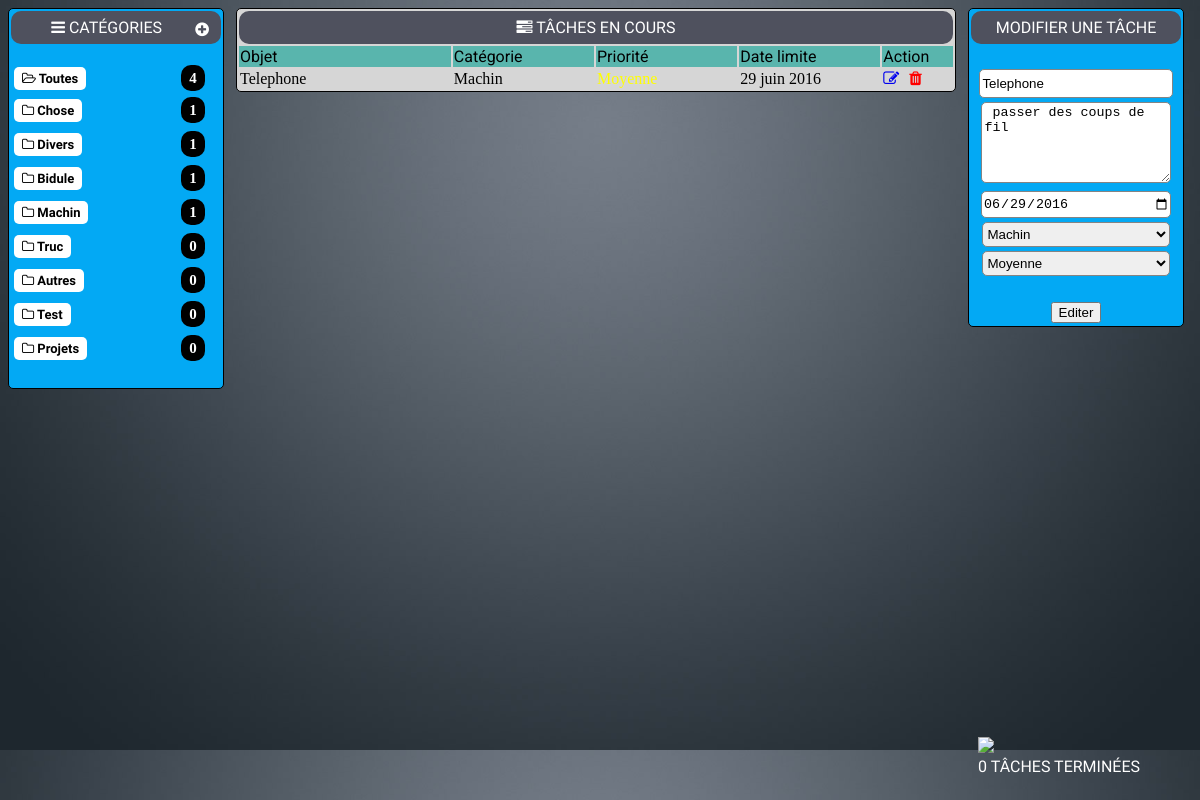
/index.php?cat=5&id=7, run on the app's committed database.
### tables this page shows
CREATE TABLE `categories` (
  `id` int(11) NOT NULL,
  `categorie` varchar(50) NOT NULL
);

CREATE TABLE `taches` (
  `id` int(11) NOT NULL,
  `titre` varchar(255) NOT NULL,
  `etat` varchar(50) NOT NULL,
  `date` date NOT NULL,
  `id_categories` int(11) NOT NULL,
  `description` text
);

### editer.php (the view, shortened to what this page needs)
<?php
include('config.php');
$id = $_GET["id"];
$sql = $mysqli->query("SELECT * FROM taches where id = '$id'")->fetch_object();
?>
<table class="right">
    <tr>
        <td class="titre" colspan="2">Modifier une tâche</td>
    </tr>
    <tr>
        <td>&nbsp;</td>
    </tr>
    <tr>
        <td>
            <form action="edit_task.php" method="GET">
                <input class="textbox" style="width:90%;" required type="text" placeholder="" name="task"
                       value="<?php echo $sql->titre; ?>">
    <tr>
        <td style="width:90%;">​<textarea class="textboxx" required type="text" placeholder="Description" rows="3"
                                          name="description"><?php echo $sql->description; ?> </textarea></td>
    </tr>
    </td></tr>
    <tr>
        <td><input class="textbox" style="width:90%;" required type="date" placeholder="" name="date"
                   value="<?php echo $sql->date; ?>"></td>
    </tr>
    <tr>
        <td>
            <select class="textbox" style="width:90%;" name="cat" required>
                <?php
                $categories = $mysqli->query('SELECT id,categorie FROM categories');
                while ($cat = $categories->fetch_object()) { ?>
                    <option value="<?= $cat->id ?>"
                        <?php if ($cat->id == $sql->id_categories) {
                            echo 'selected';
                        } ?>
                    >
                        <?= $cat->categorie ?>
                    </option>
                <?php } ?>
            </select>
        </td>
    </tr>
    <tr>
        <td>
            <select class="textbox" style="width:90%;" name="priority" required>
                <option value="Moyenne" <?php if ($sql->etat == "Moyenne") {
                    echo 'selected';
                } ?>>Moyenne
                </option>
            </select>
        </td>
    </tr>
    <tr>
        <td>&nbsp;</td>
    </tr>
    <tr>
        <td class="valider" colspan="2"><input name="Valider" value="Editer" type="submit"/></td>
    </tr>
</table>

### cat.php (shortened to what this page needs)
<?php
$countalle = $mysqli->query('
SELECT
COUNT(*) as countall
FROM taches');
$countall = $countalle->fetch_object();
?>
<table class="left">
<tr><td id="cat" class="titre" colspan="2" onclick="cacher();"><i class="fa fa-bars" aria-hidden="true"></i> Catégories <i class="fa fa-plus-circle plusss" aria-hidden="true"></i></td></tr>
    <tr><td >&nbsp;</td></tr>
    <tr><td class=""><a href="index.php"><span class="dossier"><i class="fa fa-folder-open-o" aria-hidden="true"></i> Toutes</span></a></td><td class="compteur"><span class="count"><?= $countall->countall ?></span></td></tr>
    <tr><td >
    <?php
    $categories = $mysqli->query('
SELECT c.id, c.categorie,
COUNT(t.id_categories) as count
FROM categories c
LEFT JOIN taches t
ON c.id = t.id_categories
GROUP BY c.categorie
ORDER BY count DESC');
    while ($cat = $categories->fetch_object()) {
        echo '<tr><td height="30px"><a href="index.php?cat='.$cat->id.'"><span class="dossier"><i class="fa fa-folder-o" aria-hidden="true"></i> '.$cat->categorie.'</span></a></td><td class="compteur"><span class="count">'.$cat->count.'</span></td></tr>';
    }
    ?>
            </td></tr><tr><td>&nbsp;</td></tr></table>
<?php
$result = $mysqli->query("SELECT COUNT(*) FROM corbeille");
$row_cnt = mysqli_fetch_row($result);
?>
<div class="trash" onclick="location.href='index.php?trashbin=view';">
    <img class="trash-img" src="img/trash.png">
    <div class="counttrash"><?= $row_cnt[0]; ?> Tâches terminées</div>
</div>

### liste.php (shortened to what this page needs)
<table class="center">
    <tr>
        <td colspan=5 class="titre"><i class="fa fa-tasks" aria-hidden="true"></i> Tâches en cours</td>
    </tr>
    <tr class="desctable">
        <td width=20%>Objet</td>
        <td width=20%>Catégorie</td>
        <td width=20%>Priorité</td>
        <td width=20%>Date limite</td>
        <td colspan="2">Action</td>
    </tr>
    <?php
    if (isset($_GET['cat'])) {
        $categ = $_GET['cat'];
        $tasklist = $mysqli->query("
SELECT * ,DATE_FORMAT(t.date, \"%d %M %Y\") AS formatted_date
, t.id as lid
 FROM taches t
JOIN categories c
ON t.id_categories = c.id
where id_categories = '$categ' ORDER BY DATE, etat DESC ");
        while ($list = $tasklist->fetch_object()) {
            echo '<tr><td width=30% class="tooltip" onmouseover="tooltip.pop(this, `' . $list->description . '`)" >' . $list->titre . '</td><td width=20% >' . $list->categorie . '</td><td class="' . $list->etat . '" width=20%>' . $list->etat . '</td><td width=20%>' . $list->formatted_date . '</td><td><a href="index.php?cat=' . $categ . '&id=' . $list->lid . '"><i class="fa fa-pencil-square-o"></i></a><a href="totrashbin.php?id=' . $list->lid . '"><i class="fa fa-trash red" aria-hidden="true"></i></a></td></tr>';
        }
    }
    ?>
</table>

### css/styles.css (style rules this page uses)
.right { float: left; background-color: #03A9F4; border-radius: 5px; border: 1px solid black; margin-left: 1vw; width: 18vw; text-align: center; }
.left { float: left; background-color: #03A9F4; border-radius: 5px; border: 1px solid black; width: 18vw; }
.center { float: left; background-color: #D6D6D6; margin-left: 1vw; width: 60vw; border-radius: 5px; border: 1px solid black; }
.titre { background-color: #4F515E; color: white; padding: 7px; text-align: center; border-radius: 10px; text-transform: uppercase; font-family: 'Passion One', cursive; }
.valider { text-align: center; }
a { text-decoration: none; }
span { background-color: white; padding: 4px 8px 4px 8px; margin: 2px; border-radius: 5px; font-weight: bold; color: black; }
.dossier { font-family: 'Montserrat Alternates', sans-serif; font-size: 13px; }
.count { -moz-border-radius: 10px; border-radius: 10px; border-color:black; background-color:black; color:white; padding-left:8px; padding-right:8px; padding-top:5px; padding-bottom:5px; font-size:15px; font-weight: bold; }
.compteur { text-align: center; }
.desctable { background-color: #59B5AD; font-family: 'Roboto', sans-serif; }
.red { color: red; margin-left: 10px; }
.plusss { float: right; margin-top: 3px; margin-right: 5px; }
body { background-image: url("../img/bg.jpg"); background-size: cover; }
.textbox { -webkit-border-radius: 5px; -moz-border-radius: 5px; border-radius: 5px; border: 1px solid #848484; outline:0; height:25px; width: 85%; }
.textboxx { -webkit-border-radius: 5px; -moz-border-radius: 5px; border-radius: 5px; border: 1px solid #848484; outline:0; height:75px; width: 88%; }
.trash-img { width: 40%; }
.trash { position: absolute; bottom: 2vw; right: 5vw; }
.counttrash { color: white; text-transform: uppercase; font-family: 'Passion One', cursive; }

### data on the page
categories: categorie "Chose", count "1"
categories: categorie "Divers", count "1"
categories: categorie "Bidule", count "1"
categories: categorie "Machin", count "1"
categories: categorie "Truc", count "0"
categories: categorie "Autres", count "0"
categories: categorie "Test", count "0"
categories: categorie "Projets", count "0"
taches: titre "Telephone", id_categories.categorie "Machin", formatted_date "29 juin 2016", task "Telephone", description "passer des coups de fil", date "06/29/2016", cat "Machin", priority "Moyenne"

### other printed values
$countall->countall "4"
$row_cnt[0] "0"
